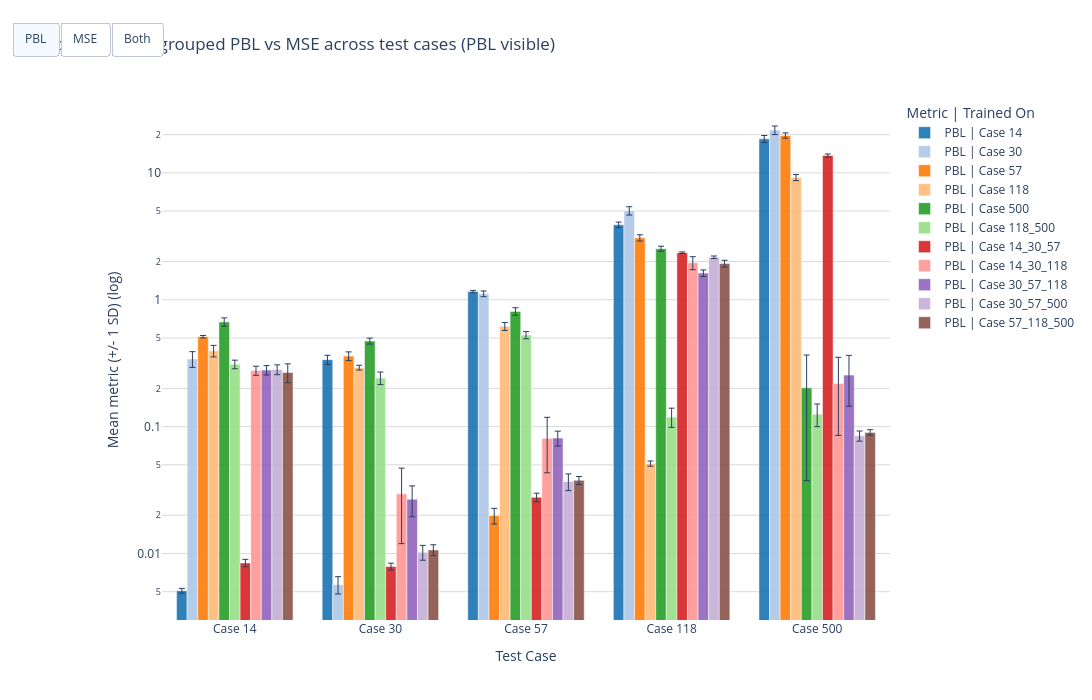
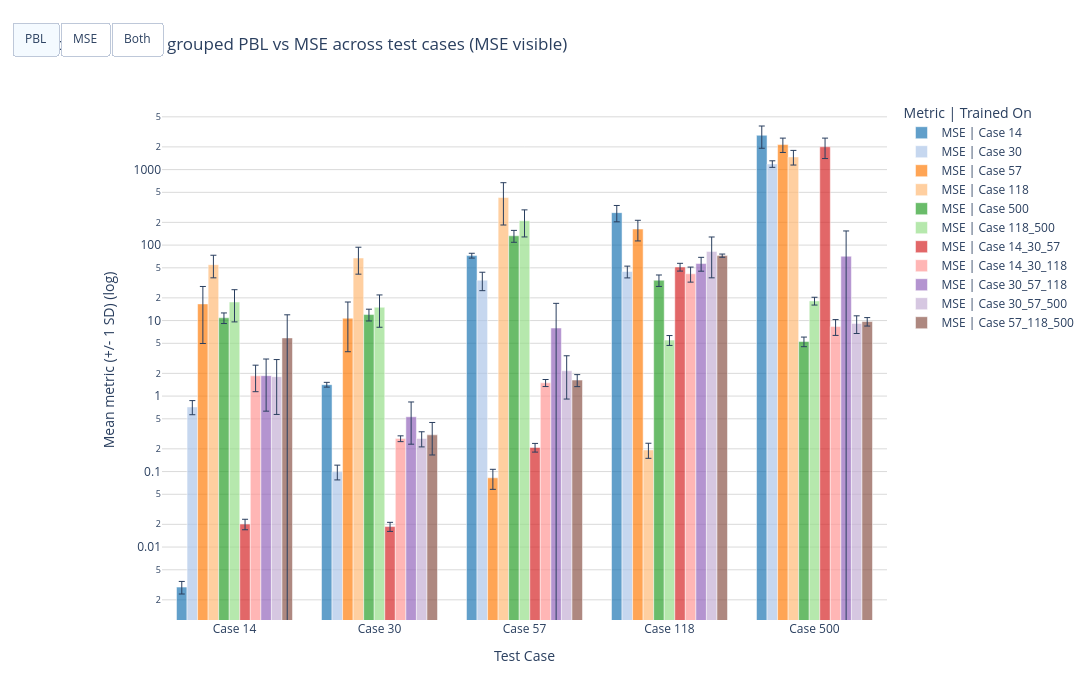
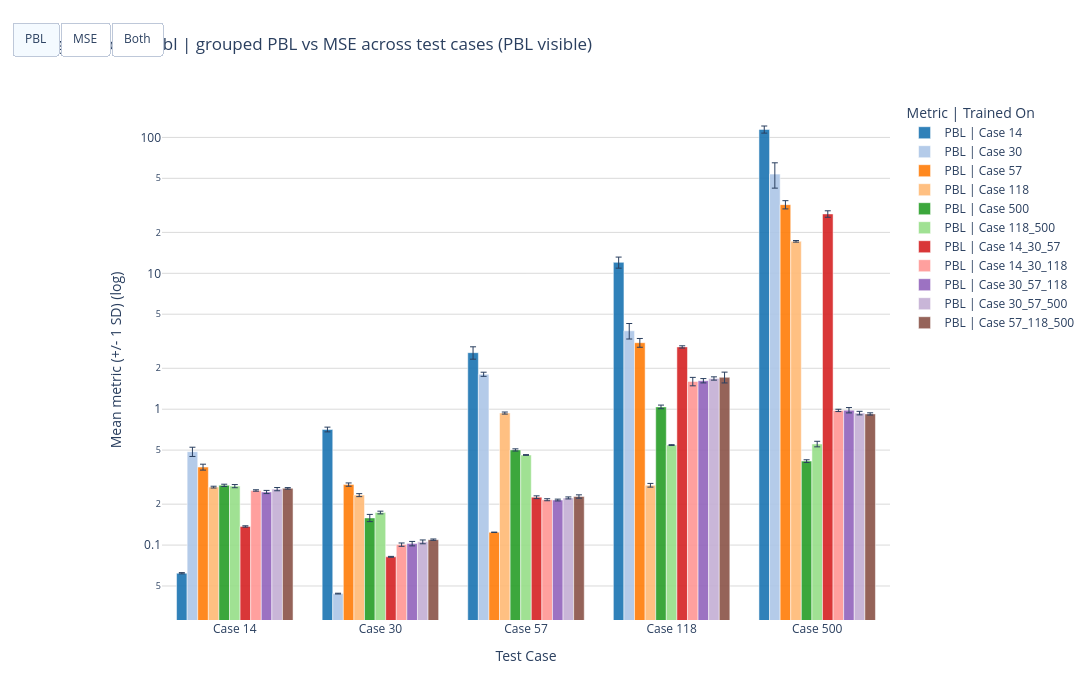
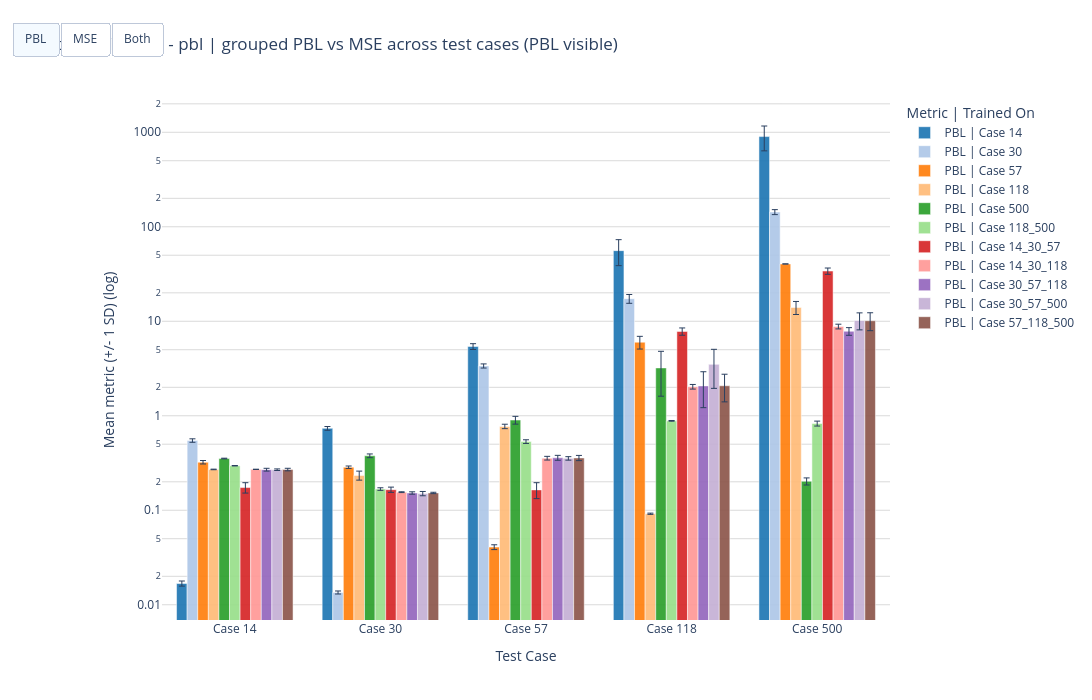

The notebook cell saved with these charts, in order:
### Code cell
tab_specs = []
render_summary_rows = []

for combo_key in suite_data["combo_order"]:
    combo = suite_data["combos"][combo_key]
    display(Markdown(f"## {combo['display_name']}"))

    combo_meta_df = pd.DataFrame(
        [
            {
                "selection_metric": combo["selection_metric_key"],
                "pbl_metric": combo["pbl_metric_key"],
                "mse_metric": combo["mse_metric_key"],
                "train_case_rows": len(combo["row_labels"]),
                "test_case_columns": len(combo["col_labels"]),
                "expected_seeds": ", ".join(str(seed) for seed in combo["expected_seeds"]),
            }
        ]
    )
    display(combo_meta_df)

    combo_audit_df = pd.DataFrame(combo["audit_rows"]).sort_values(
        ["task", "train_case", "seed"]
    ).reset_index(drop=True)
    display(combo_audit_df)

    pbl_data = utils.build_metric_matrices(combo, combo["pbl_metric_key"])
    mse_data = utils.build_metric_matrices(combo, combo["mse_metric_key"])

    utils.plot_grouped_bar_chart(
        pbl_data["means"],
        pbl_data["stds"],
        pbl_data["row_labels"],
        pbl_data["col_labels"],
        pbl_data["metric_label"],
        f"{combo['display_name']} | grouped PBL across test cases",
    )

    utils.plot_grouped_bar_chart(
        mse_data["means"],
        mse_data["stds"],
        mse_data["row_labels"],
        mse_data["col_labels"],
        mse_data["metric_label"],
        f"{combo['display_name']} | grouped MSE across test cases",
    )

    default_visible = "PBL" if combo["loss_family"].lower() == "pbl" else "MSE"
    combined_figure = utils.plot_metric_toggle_chart(
        pbl_data,
        mse_data,
        title=f"{combo['display_name']} | grouped PBL vs MSE across test cases",
        default_visible=default_visible,
    )

    tab_specs.append(
        {
            "label": combo["display_name"],
            "tab_id": f"{combo['model_slug']}-{combo['loss_family']}",
            "figure": combined_figure,
            "metadata": [
                ("Selection metric", combo["selection_metric_key"]),
                ("PBL metric", combo["pbl_metric_key"]),
                ("MSE metric", combo["mse_metric_key"]),
                ("Train cases", len(combo["row_labels"])),
                ("Expected seeds", ", ".join(str(seed) for seed in combo["expected_seeds"])),
            ],
        }
    )

    render_summary_rows.append(
        {
            "tab_label": combo["display_name"],
            "default_visible": default_visible,
            "selection_metric": combo["selection_metric_key"],
            "pbl_metric": combo["pbl_metric_key"],
            "mse_metric": combo["mse_metric_key"],
        }
    )

display(Markdown("## Rendered Combo Summary"))
display(pd.DataFrame(render_summary_rows))
